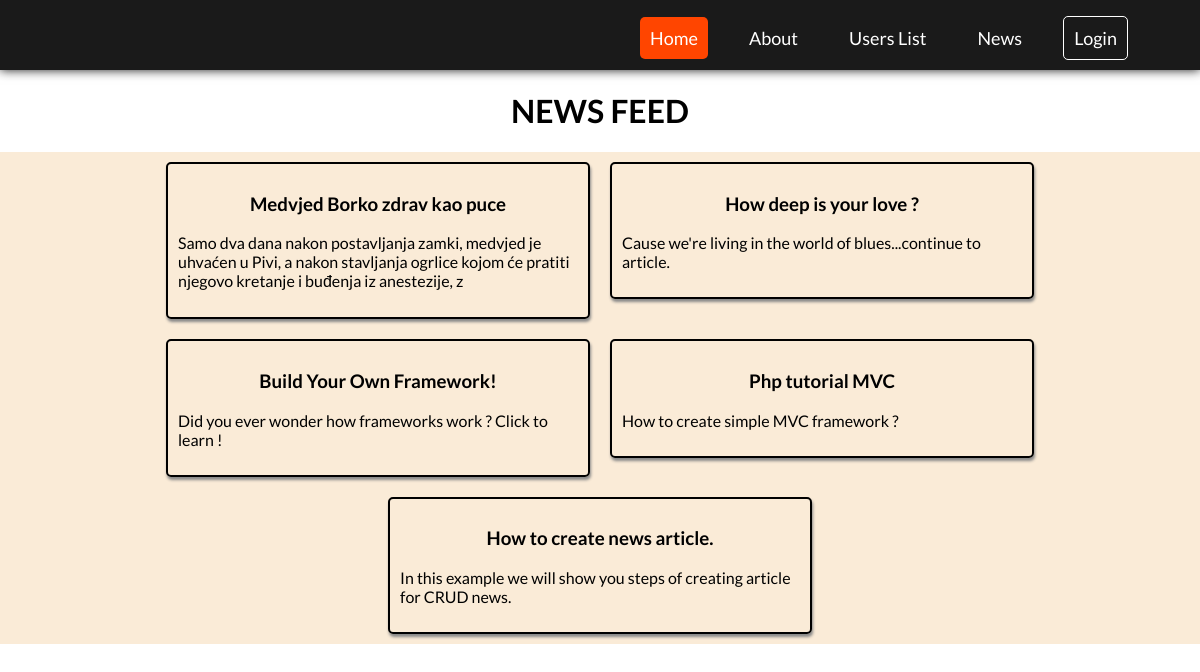
/news/index, run on the app's committed database.
### tables this page shows
CREATE TABLE `news` (
  `id` int(11) NOT NULL,
  `user_id` int(11) NOT NULL,
  `title` varchar(255) NOT NULL,
  `synopsis` varchar(200) NOT NULL,
  `body` mediumtext NOT NULL
);

### app/controllers/News.php (called while the page is built, shortened)
<?php
class News extends Controller{
    protected $newsModel;
    public function __construct()
    {
        $this->newsModel=$this->model('News_model'); ;
    }
    public function index(){
        $data = [
            'news' => $this->newsModel->all(),
        ];
    $this->view('users/news',$data);
    }
}

### app/libraries/Core.php (called while the page is built, shortened)
<?php
  class Core {
    protected $currentController = 'Home';
    protected $currentMethod = 'index';
    protected $params = [];
    public function __construct(){
      $url = $this->getUrl();
      if($url==NULL){
        $url[0]=$this->currentController;
        require_once '../app/controllers/'. $this->currentController . '.php';
        $this->currentController = new $url[0]($this->currentMethod);
      }
      else {
        $this->currentController=$url[0];
        $this->currentMethod = isset($url[1]) ? $url[1] :'';
        $this->params=array_slice($url, 2);
        $this->ctrlPath = '../app/controllers/' . ucwords($url[0]). '.php';
        if(file_exists($this->ctrlPath)){
          $this->currentController = new $url[0]($this->currentMethod);
        }
        else {
           die("Location does not exist on this server. 404");
        }
      }
      call_user_func_array([$this->currentController, $this->currentMethod], $this->params);
    }
    public function getUrl(){
      if(isset($_GET['url'])){
        $url = rtrim($_GET['url'], '/');
        $url = filter_var($url, FILTER_SANITIZE_URL);
        $url = explode('/', $url);
        return $url;
      }
    }
  }

### app/require.php (called while the page is built, shortened)
<?php
    require_once 'libraries/Core.php';
    require_once 'libraries/Controller.php';
    require_once 'libraries/Database.php';
    $init = new Core();

### public/index.php (called while the page is built)
<?php
    require_once '../app/require.php';

### app/libraries/Database.php (called while the page is built, shortened)
<?php
    class Database {
        private $dbHost = DB_HOST;
        private $dbUser = DB_USER;
        private $dbPass = DB_PASS;
        private $dbName = DB_NAME;
        private $statement;
        private $dataBase;
        public function __construct() {
            $conn = 'mysql:host=' . $this->dbHost . ';dbname=' . $this->dbName;
            $options = array(
                PDO::ATTR_PERSISTENT => true,
                PDO::ATTR_ERRMODE => PDO::ERRMODE_EXCEPTION
            );
            try {
                $this->dataBase = new PDO($conn, $this->dbUser, $this->dbPass, $options);
            } catch (PDOException $e) {
                $this->error = $e->getMessage();
                echo $this->error;
            }
        }
        public function query($sql) {
            $this->statement = $this->dataBase->prepare($sql);
        }
        public function execute() {
            return $this->statement->execute();
        }
        public function all() {
            $this->execute();
            return $this->statement->fetchAll(PDO::FETCH_OBJ);
        }
    }

### app/models/News_model.php (called while the page is built, shortened)
<?php
class News_model {
    private $db;
    public function __construct() {
        $this->db = new Database;
    }
    public  function all(){
        $this->db->query("SELECT * FROM news ORDER BY id DESC ");
        return $this->db->all();
    }
}

### app/views/users/news.php (the view, shortened to what this page needs)
<?php
   require APPROOT . '/views/includes/head.php';
?>
<div class="navbar">
    <?php
       require APPROOT . '/views/includes/navigation.php';
    ?>
</div>
<h1 style="text-align: center;">NEWS FEED</h1>
<div class="news-flex">
      <?php  foreach($data['news'] as $one_news): ?>
        <a href="<?php echo URLROOT; ?>/news/show/<?= $one_news->id; ?>" id="one-user-anchor" >
        <div class="news-section">
        <h3> <?= $one_news->title; ?></h3>
        <p> <?= $one_news->synopsis; ?>   </p>
      </div>
      </a>
      <?php endforeach; ?>
</div>

### public/css/style.css (style rules this page uses)
html, body { height: 100%; width: 100%; padding: 0; margin: 0; top: 0; bottom: 0; font-family: 'Lato', sans-serif; }
.navbar { width: 100%; height: 70px; background-color: #1a1a1a; box-shadow: 0px 0px 10px #1a1a1a; }
#one-user-anchor { text-decoration: none; color: black; }
.news-flex { display: flex; justify-content: center; flex-wrap: wrap; background-color: antiquewhite; align-content: center; }
.news-section h3 { text-align: center; }
.news-section { margin: 10px; padding: 10px; width: 400px; border: 2px solid black; border-radius: 5px; transition: 0.60s; box-shadow: 1px 3px 3px #888888; }

### data on the page
news: title "Medvjed Borko zdrav kao puce", synopsis "Samo dva dana nakon postavljanja zamki, medvjed je uhvaćen u Pivi, a nakon stavljanja ogrlice kojom će pratiti njegovo kretanje i buđenja iz anestezije, z"
news: title "How deep is your love ?", synopsis "Cause we're living in the world of blues...continue to article."
news: title "Build Your Own Framework!", synopsis "Did you ever wonder how frameworks work ? Click to learn !"
news: title "Php tutorial MVC", synopsis "How to create simple MVC framework ?"
news: title "How to create news article.", synopsis "In this example we will show you steps of creating article for CRUD news."
